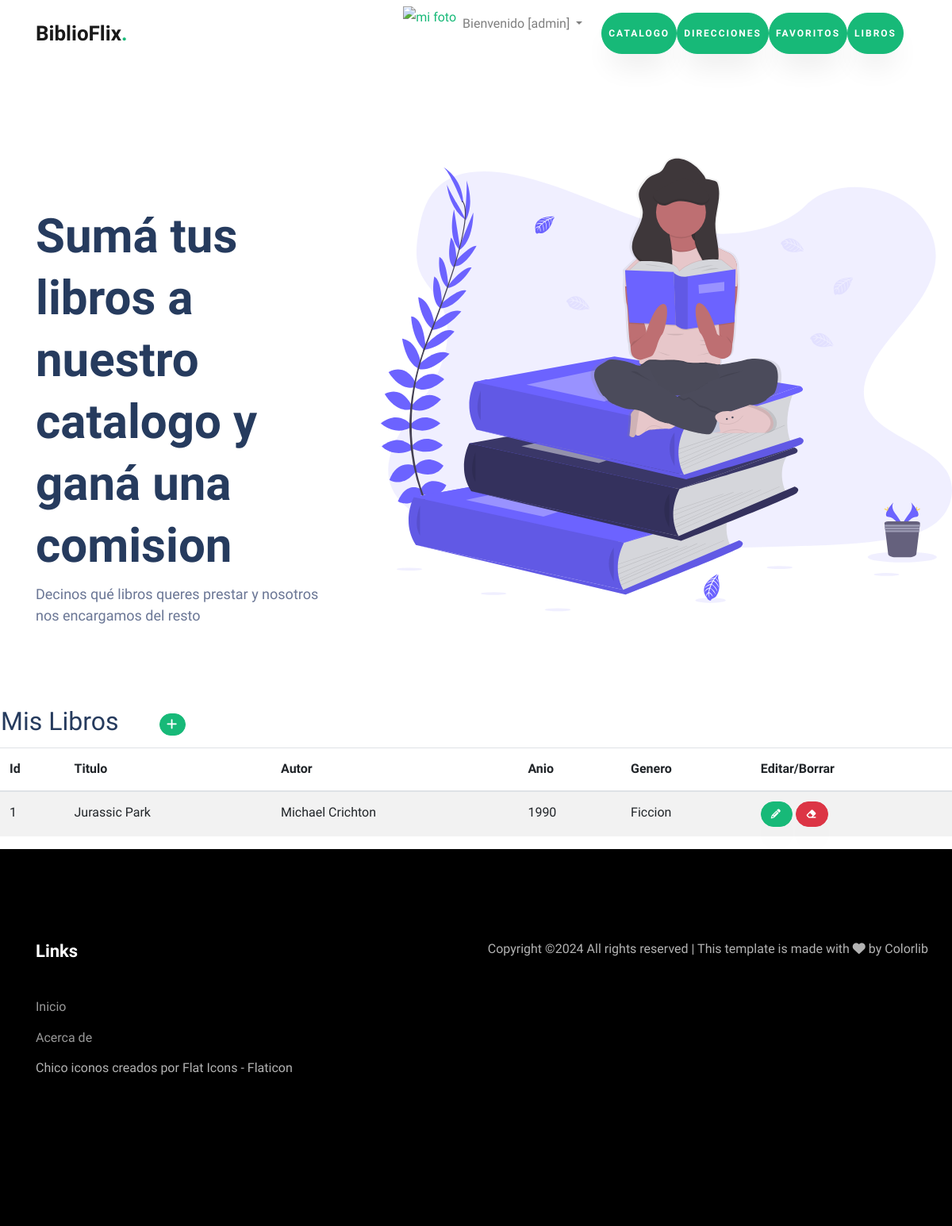
Page /libros/ (signed in) on the committed database.
### biblio/models.py (models this page shows, shortened)
class LibroUsuario(models.Model):
    titulo = models.CharField(max_length=200)
    autor = models.CharField(max_length=100)
    anio = models.IntegerField()
    genero = models.CharField(max_length=100)
    class Meta:
        ordering = ["titulo", "autor"]

### biblio/views.py (the view)
# urls.py: path('libros/', libros, name="libros"),
@login_required
def libros(request):
    libros = LibroUsuario.objects.all()
    contexto = {"libros": libros}
    return render(request, "biblio/libros.html", contexto)

### biblio/templates/biblio/libros.html (shortened to what this page needs)
{% extends "biblio/index.html" %}
{% block titulo %}
<span>
<h1>Sumá tus libros a nuestro catalogo y ganá una comision</h1>
<p>Decinos qué libros queres prestar y nosotros nos encargamos del resto</p>
</span>
{% endblock titulo %}
{% block contenido %}
<table>
    <tr>
        <td width="200"><h2>Mis Libros</h2></td>
        <td>
            <a
            href="{% url 'librosForm' %}"
            class="btn btn-primary btn-sm"
            >
            </a>
        </td>
    </tr>
</table>
<table class="table table-striped">
    <thead>
        <tr>
            <th>Id</td>
            <th>Titulo</td>
            <th>Autor</th>
            <th>Anio</th>
            <th>Genero</th>
            <th>Editar/Borrar</th>
        </tr>
    </thead>
    <tbody>
    {% for l in libros %}
        <tr>
            <td>{{ l.id }}</td>
            <td>{{ l.titulo }}</td>
            <td>{{ l.autor }}</td>
            <td>{{ l.anio }}</td>
            <td>{{ l.genero }}</td>
            <td>
                <a
                  href="{% url 'libroUpdate' l.id %}"
                  class="btn btn-primary"
                  style="--bs-btn-padding-y: .25rem; --bs-btn-padding-x: .5rem; --bs-btn-font-size: .75rem;"
                  ><i class="fa-solid fa-pencil" title="Editar"></i>
                </a>
                <a
                  href="{% url 'libroDelete' l.id %}"
                  class="btn btn-danger"
                  style="--bs-btn-padding-y: .25rem; --bs-btn-padding-x: .5rem; --bs-btn-font-size: .75rem;"
                  ><i class="fa-solid fa-eraser" title="Borrar"></i>
                </a>
            </td>
        </tr>
    {% endfor %}
    </tbody>
</table>
{% endblock contenido %}

### biblio/templates/biblio/index.html (shortened to what this page needs)
<!DOCTYPE html>
<html lang="es">
  <head>
	{% load static %}
		<link rel="stylesheet" href="https://cdnjs.cloudflare.com/ajax/libs/font-awesome/6.0.0-beta3/css/all.min.css">
    <link rel="stylesheet" href="{% static 'css/animate.css' %}">
    <link rel="stylesheet" href="{% static 'css/owl.carousel.min.css' %}">
    <link rel="stylesheet" href="{% static 'css/owl.theme.default.min.css' %}">
    <link rel="stylesheet" href="{% static 'css/magnific-popup.css' %}">
    <link rel="stylesheet" href="{% static 'css/flaticon.css' %}">
    <link rel="stylesheet" href="{% static 'css/style.css' %}">
    <link rel="stylesheet" href="https://cdnjs.cloudflare.com/ajax/libs/font-awesome/6.4.0/css/all.min.css">
  </head>
  <body data-spy="scroll" data-target=".site-navbar-target" data-offset="300">
    <nav class="navbar navbar-expand-lg navbar-light ftco_navbar ftco-navbar-dark site-navbar-target" id="ftco-navbar">
	    <div class="container">
	      <a class="navbar-brand" href="{% url 'home' %}">BiblioFlix<span>.</span></a>
	      <div class="collapse navbar-collapse" id="ftco-nav">
	        <ul class="navbar-nav nav ml-auto">
              {% if user.is_authenticated %}
              <a href="{% url 'crearAvatar' %}">
                <img src="{{ request.session.avatar }}" height="40px" weight="40px" alt="mi foto"></a>
              <li class="nav-item dropdown">
                <a class="nav-link dropdown-toggle" href="#" id="navbarDropdown" role="button" data-toggle="dropdown" aria-haspopup="true" aria-expanded="false">
                    Bienvenido [{{ user.username }}]
                </a>
          </li>
          <nav class="navbar">
            <div class="collapse navbar-collapse" id="navbarNav">
                <ul class="navbar-nav">
                    <li class="nav-item">
                        <a class="navbar-link"><a href="{% url 'catalogo' %}" class="btn btn-primary py-3 px-2"><span>Catalogo</a>
                    <li class="nav-item">
                          <a class="navbar-link"><a href="{% url 'direcciones' %}" class="btn btn-primary py-3 px-2"><span>Direcciones</a>
                    <li class="nav-item">
                          <a class="navbar-link"><a href="{% url 'favoritos' %}" class="btn btn-primary py-3 px-2"><span>Favoritos</a>
                    <li class="nav-item">
                          <a class="navbar-link"><a href="{% url 'libros' %}" class="btn btn-primary py-3 px-2"><span>Libros</a></a>
              {% else %}
              <a class="btn btn-primary py-2 px-2" href="{% url 'catalogo' %}">Ver catalogo</a>
              <a class="btn btn-primary py-2 px-2" href="{% url 'login' %}">Login</a>
              <a class="btn btn-primary py-2 px-2" href="{% url 'crear' %}">Crear usuario</a>
              {% endif %}
	        </ul>
	      </div>
	    </div>
	  </nav>
	  <section class="hero-wrap js-fullheight">
      <div class="container-fluid px-0">
          <div class="row d-md-flex no-gutters slider-text align-items-center js-fullheight justify-content-end">
              <img class="one-third js-fullheight align-self-end order-md-last img-fluid" src="{% static 'images/undraw_book_lover_mkck.svg' %}" alt="">
              <div class="one-forth d-flex align-items-center ftco-animate js-fullheight">
                  <div class="text mt-5">
                      {% block titulo %}{% endblock titulo %}
                  </div>
              </div>
          </div>
      </div>
  </section>
					{% block contenido %}
					{% endblock contenido %}
    <footer class="ftco-footer ftco-section">
      <div class="container">
        <div class="row mb-5">
          <div class="col-md">
            <div class="ftco-footer-widget mb-4">
              <h2 class="ftco-heading-2">Links</h2>
              <ul class="list-unstyled">
                <li><a href="{% url 'home' %}"></span>Inicio</a></li>
                <li><a href="{% url 'acerca_de' %}"></span>Acerca de</a></li>
                <a href="https://www.flaticon.es/iconos-gratis/chico" title="chico iconos">Chico iconos creados por Flat Icons - Flaticon</a>
              </ul>
            </div>
          </div>
            <p>
  Copyright &copy;<script>document.write(new Date().getFullYear());</script> All rights reserved | This template is made with <i class="fa fa-heart" aria-hidden="true"></i> by <a href="https://colorlib.com" target="_blank">Colorlib</a>
  </p>
          </div>
        </div>
    </footer>
  </body>
</html>

### rows in the picture
LibroUsuario: id "1", titulo "Jurassic Park", autor "Michael Crichton", anio "1990", genero "Ficcion"

### other values in the picture
{{ user.username }} "admin"
